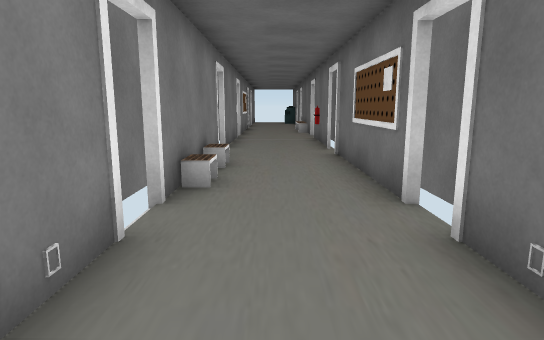
view 1 (above)

12 first-person views from a walk through a Unity game level. The camera is 1.2 m above the floor, tilts 10° down and sees 75° across. The floor is counted in squares, 1 m on a side. Each view is taken from the middle of a square. On the plan, view 1 faces up. The plan holds only what a view shows up to about 14 squares ahead; the rest is blank. The place goes on beyond the plan. Door leaves are left out, so doorways stand open. Some surface patterns are stand-ins.

view 2
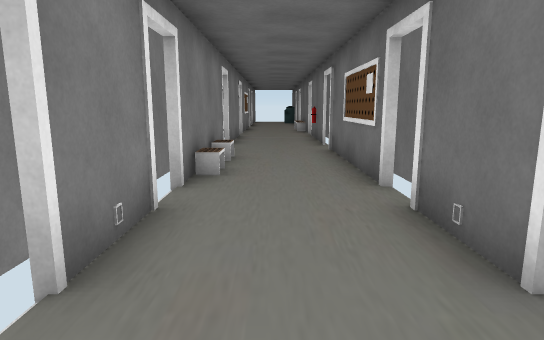

view 3
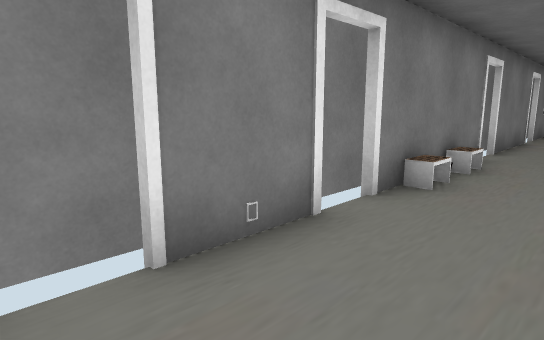

view 4
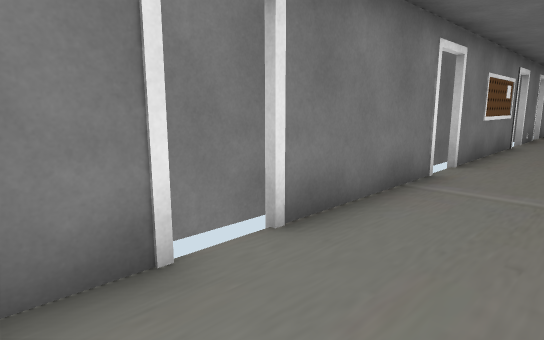

view 5
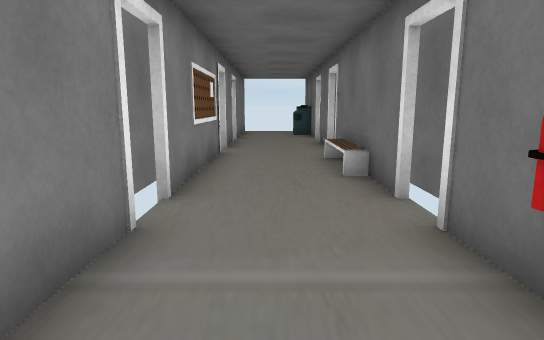

view 6
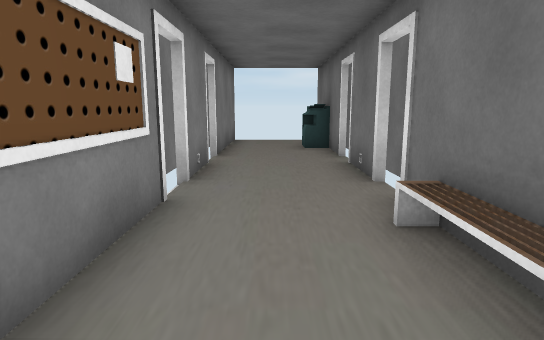

view 7
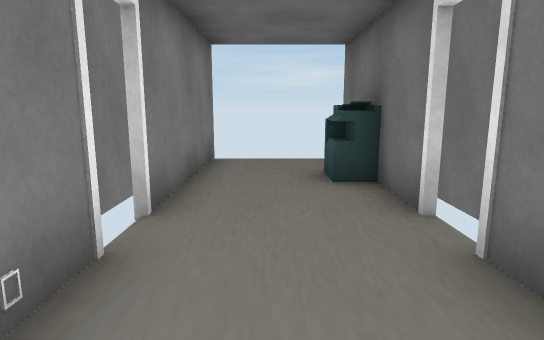

view 8
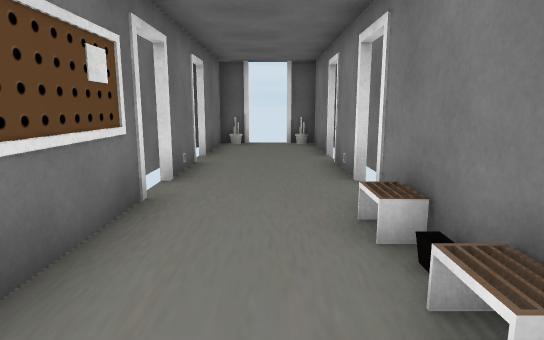

view 9
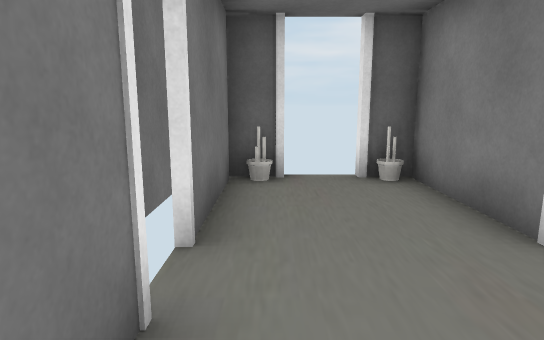

view 10
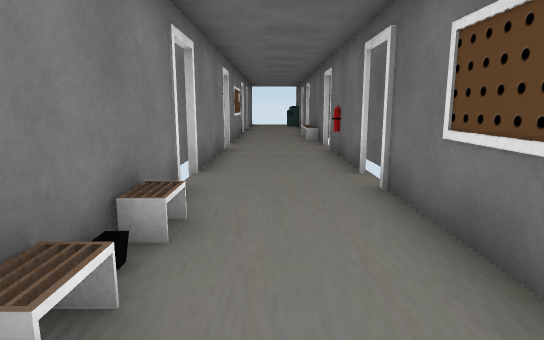

view 11
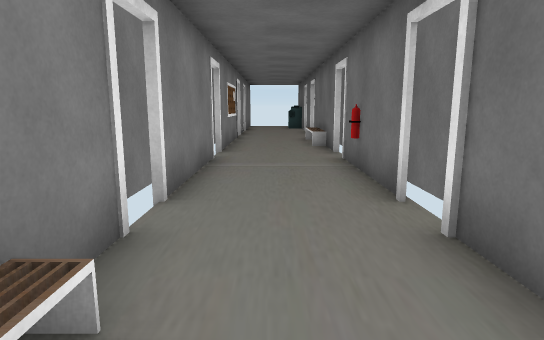

view 12
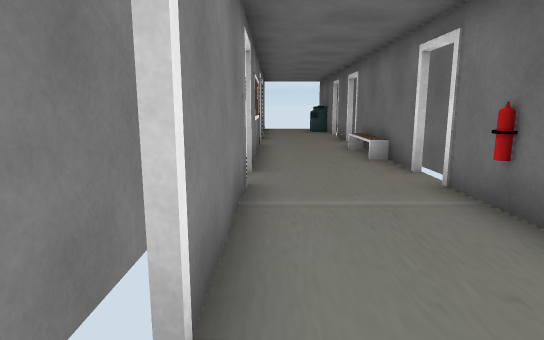

### Floor plan
Points are (right, up) in squares from view 1. A wall is a line through its corners. A room is listed if a view was taken in it or the views show most of it. See-through windows are left out.
Room 1 (views 1, 2, 3, 4, 5, 6, 7, 8, 9, 10, 11, 12)
walls: (-1.4, 14.5) (-1.4, 10.4); (-2.2, 13.5) (-2.2, 9.8); (1.7, 15.5) (1.7, 20.6); (1.7, 10.4) (1.7, 14.5); (-1.4, 9.4) (-1.4, 4.2); (-2.2, 17.8) (-2.2, 16.5); (-2.2, 6.8) (-2.2, 4.2); (-2.2, 20.1) (-2.2, 19.6); (-1.4, 20.6) (-1.4, 15.5); (1.7, 21.6) (1.7, 23.9); (1.7, 4.2) (1.7, 9.4); (-1.4, 3.2) (-1.4, 1.1); (-1.4, 23.9) (-1.4, 21.6); (-2.2, 24.2) (-2.2, 23.2); (1.7, 24.8) (1.7, 29.8); (1.7, 1.1) (1.7, 3.2); (-1.4, 0.1) (-1.4, -2.9); (1.3, 26.6) (1.3, 27.5); (-2.2, 26.6) (-2.2, 25.4); (1.8, 26.7) (1, 26.7) (1, 27.6); (1.6, 27.2) (1.1, 27.2); (-1.4, -2.8) (-1.5, -3.2) (-0.5, -3.2); (1.7, -2.9) (1.7, 0.1); (0.8, -3.2) (1.8, -3.2); (-1.4, 29.8) (-1.4, 24.8)
ways out: open door at (-1, 0.5); open door at (-1, 3.5); open door at (-1, 10); open door at (-1, 15); open door at (-1, 21); open door at (-1, 24.5); open door at (2, 0.5); open door at (2, 4); open door at (2, 10); open door at (2, 15); open door at (2, 21); open door at (2, 24.5)

Positions as (right, up) in squares from view 1, and headings:
1: (0, 0), facing up
2: (0, -1), facing up
3: (1, 0), facing up-left
4: (1, 8), facing up-left
5: (0, 11), facing up
6: (0, 16), facing up
7: (0, 21), facing up
8: (0, 9), facing down
9: (1, 3), facing down
10: (0, 4), facing up
11: (0, 6), facing up
12: (-1, 9), facing up
